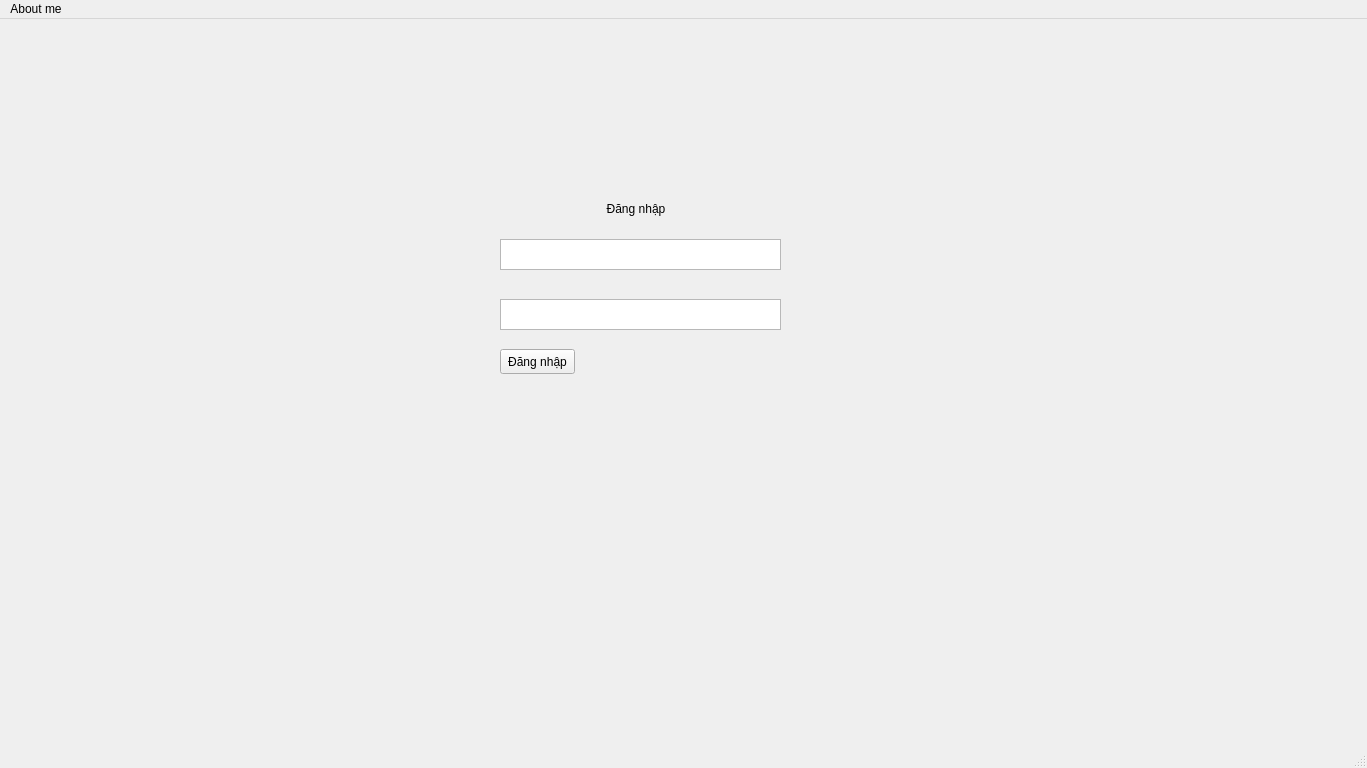
<?xml version="1.0" encoding="UTF-8"?>
<ui version="4.0">
 <class>MainWindow</class>
 <widget class="QMainWindow" name="MainWindow">
  <property name="windowModality">
   <enum>Qt::NonModal</enum>
  </property>
  <property name="enabled">
   <bool>true</bool>
  </property>
  <property name="geometry">
   <rect>
    <x>0</x>
    <y>0</y>
    <width>1367</width>
    <height>768</height>
   </rect>
  </property>
  <property name="windowTitle">
   <string>MainWindow</string>
  </property>
  <property name="locale">
   <locale language="Vietnamese" country="Vietnam"/>
  </property>
  <widget class="QWidget" name="centralwidget">
   <property name="locale">
    <locale language="Vietnamese" country="Vietnam"/>
   </property>
   <widget class="QWidget" name="LoginWidget" native="true">
    <property name="geometry">
     <rect>
      <x>480</x>
      <y>170</y>
      <width>320</width>
      <height>200</height>
     </rect>
    </property>
    <property name="sizePolicy">
     <sizepolicy hsizetype="Preferred" vsizetype="Preferred">
      <horstretch>0</horstretch>
      <verstretch>0</verstretch>
     </sizepolicy>
    </property>
    <property name="whatsThis">
     <string>&lt;html&gt;&lt;head/&gt;&lt;body&gt;&lt;p&gt;&lt;br/&gt;&lt;/p&gt;&lt;/body&gt;&lt;/html&gt;</string>
    </property>
    <property name="locale">
     <locale language="Vietnamese" country="Vietnam"/>
    </property>
    <widget class="QLabel" name="labelWidget">
     <property name="geometry">
      <rect>
       <x>120</x>
       <y>10</y>
       <width>72</width>
       <height>20</height>
      </rect>
     </property>
     <property name="sizePolicy">
      <sizepolicy hsizetype="Preferred" vsizetype="Preferred">
       <horstretch>0</horstretch>
       <verstretch>0</verstretch>
      </sizepolicy>
     </property>
     <property name="locale">
      <locale language="Vietnamese" country="Vietnam"/>
     </property>
     <property name="text">
      <string>Đăng nhập</string>
     </property>
     <property name="alignment">
      <set>Qt::AlignCenter</set>
     </property>
    </widget>
    <widget class="QTextEdit" name="username">
     <property name="geometry">
      <rect>
       <x>20</x>
       <y>50</y>
       <width>281</width>
       <height>31</height>
      </rect>
     </property>
     <property name="cursor" stdset="0">
      <cursorShape>IBeamCursor</cursorShape>
     </property>
    </widget>
    <widget class="QTextEdit" name="password">
     <property name="geometry">
      <rect>
       <x>20</x>
       <y>110</y>
       <width>281</width>
       <height>31</height>
      </rect>
     </property>
     <property name="cursor" stdset="0">
      <cursorShape>IBeamCursor</cursorShape>
     </property>
    </widget>
    <widget class="QPushButton" name="loginButton">
     <property name="enabled">
      <bool>true</bool>
     </property>
     <property name="geometry">
      <rect>
       <x>20</x>
       <y>160</y>
       <width>75</width>
       <height>25</height>
      </rect>
     </property>
     <property name="text">
      <string>Đăng nhập</string>
     </property>
     <property name="checkable">
      <bool>true</bool>
     </property>
     <property name="checked">
      <bool>false</bool>
     </property>
     <property name="autoDefault">
      <bool>false</bool>
     </property>
     <property name="default">
      <bool>false</bool>
     </property>
     <property name="flat">
      <bool>false</bool>
     </property>
    </widget>
   </widget>
  </widget>
  <widget class="QMenuBar" name="menubar">
   <property name="geometry">
    <rect>
     <x>0</x>
     <y>0</y>
     <width>1367</width>
     <height>22</height>
    </rect>
   </property>
   <widget class="QMenu" name="menuAbout_me">
    <property name="title">
     <string>About me</string>
    </property>
    <addaction name="actionT_c_gi_Tr_ng_Ng_c_Giang"/>
    <addaction name="actionemail_truongngocgiang99_gmail_com"/>
   </widget>
   <addaction name="menuAbout_me"/>
  </widget>
  <widget class="QStatusBar" name="statusbar"/>
  <action name="actionT_c_gi_Tr_ng_Ng_c_Giang">
   <property name="text">
    <string>Tên: Trương Ngọc Giang</string>
   </property>
  </action>
  <action name="actionemail_truongngocgiang99_gmail_com">
   <property name="text">
    <string>Email: truongngocgiang99@gmail.com</string>
   </property>
  </action>
 </widget>
 <resources/>
 <connections/>
</ui>
